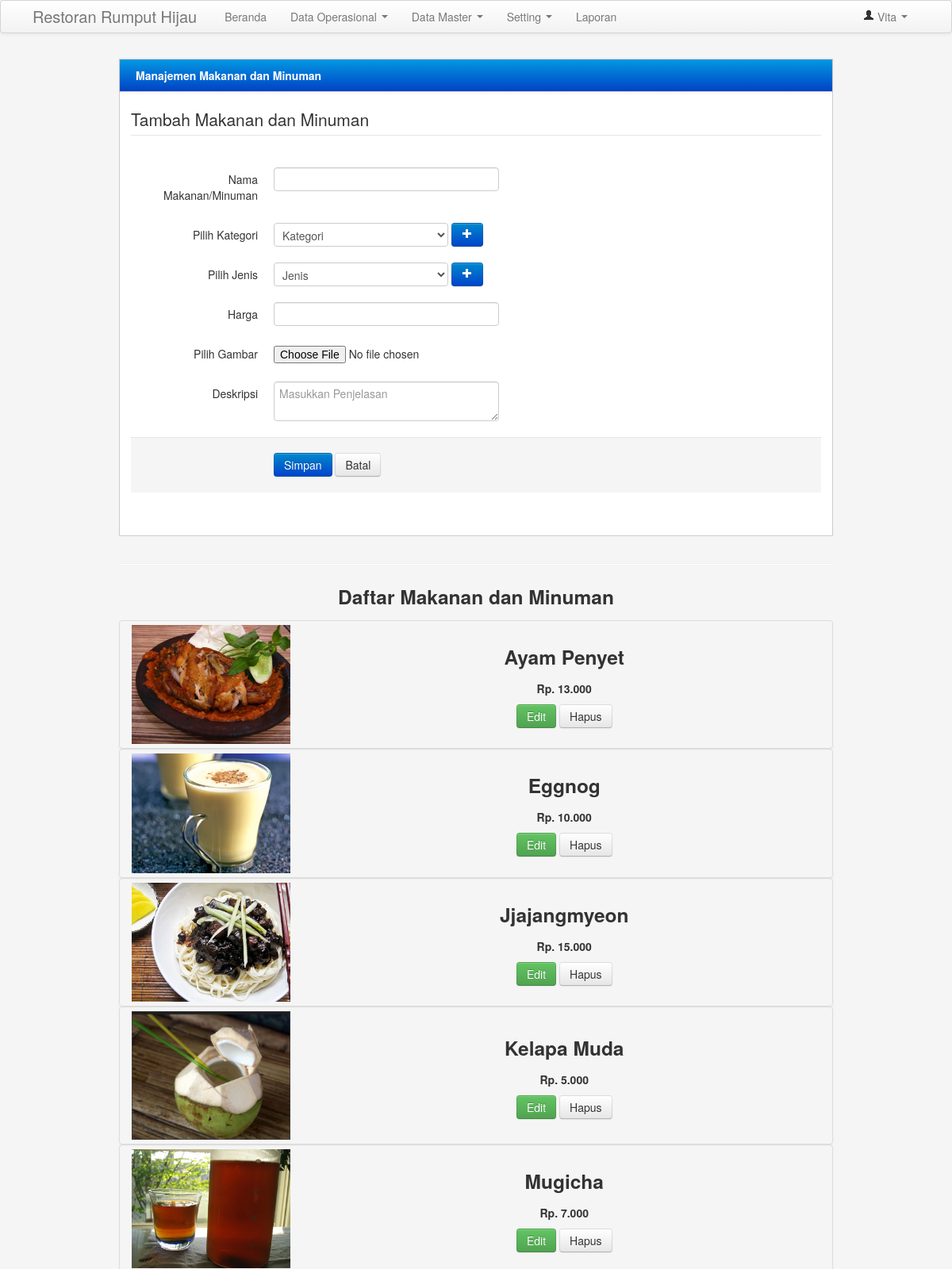
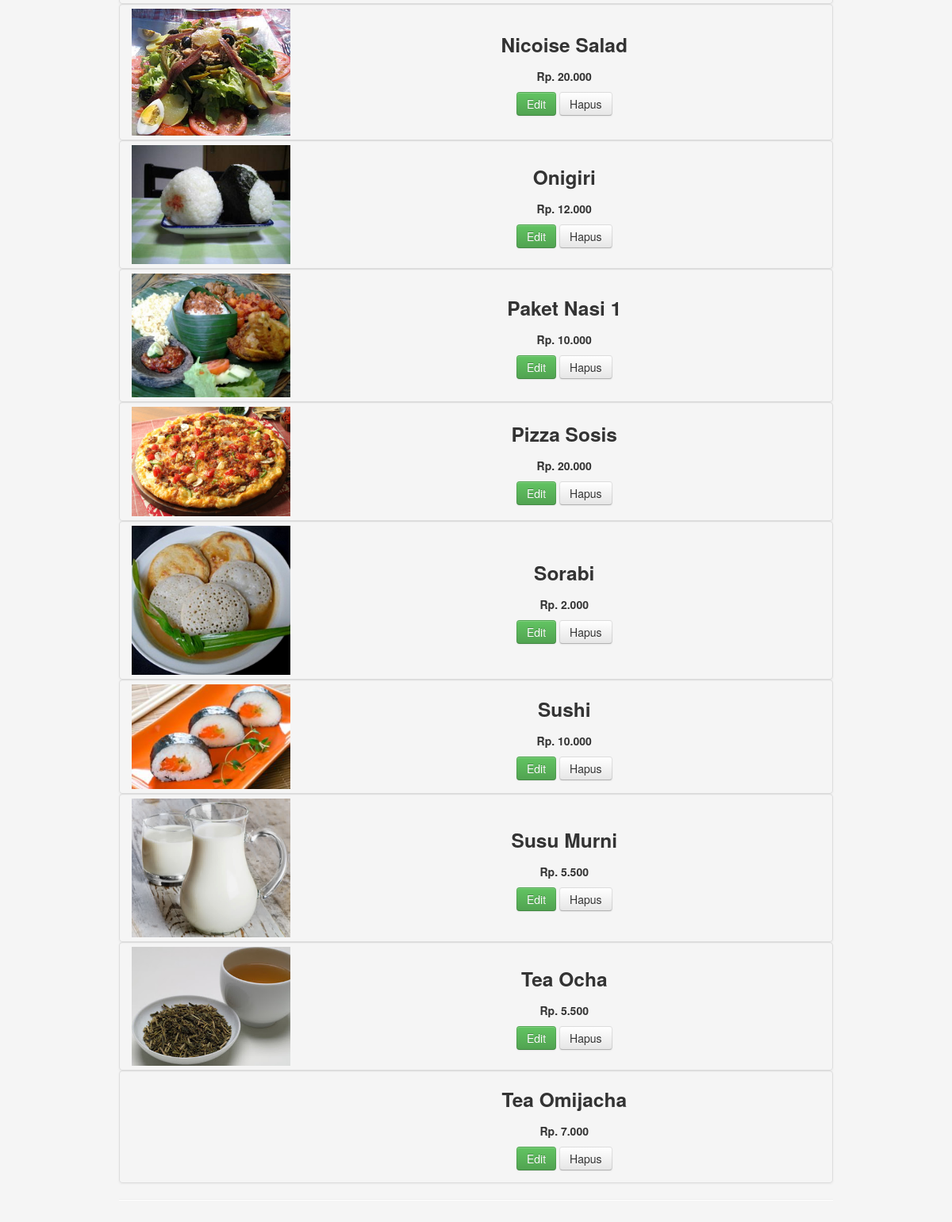
/pemesanan/admin/admin.php?menu=makanan (signed in), run on the app's committed database (2 pictures, top to bottom).
### tables this page shows
CREATE TABLE IF NOT EXISTS `produk` (
`id_produk` int(11) NOT NULL,
  `nama_produk` varchar(50) NOT NULL,
  `id_jenis` int(11) NOT NULL,
  `id_kategori` varchar(5) NOT NULL,
  `harga` int(20) NOT NULL,
  `gambar` varchar(50) NOT NULL,
  `deskripsi` text NOT NULL
);

### pemesanan/config/library.php (called while the page is built, shortened)
<?php
function format_rupiah($angka){
  $rupiah=number_format($angka,0,',','.');
  return "Rp. ". $rupiah;
}
?>

### pemesanan/admin/menu/tabel makanan/makanan.php (the view, shortened to what this page needs)
<?php
	$ke = $_GET['ke'];
	switch($ke){
		default:
?>
<div class="row-fluid">
                        <div class="block">
                            <div class="navbar navbar-inner block-header">
                                <div class="muted pull-left"><b class="a">Manajemen Makanan dan Minuman</b></div>
                            </div>
                            <div class="block-content collapse in">
                                <div class="span12">
                                    <form class="form-horizontal" action="?menu=makanan&ke=newproduk" method="POST" enctype="multipart/form-data">
                                      <fieldset>
                                        <legend>Tambah Makanan dan Minuman</legend>
                                        <div class="control-group">
                                          <label class="control-label" for="focusedInput">Nama Makanan/Minuman</label>
                                          <div class="controls">
                                            <input class="input-xlarge focused" id="focusedInput" name="nama_produk" type="text" required autofocus>
                                          </div>
                                        </div>
										<div class="control-group">
											<label class="control-label">Pilih Kategori</label>
											  <div class="controls">
												<select name="id_kategori">
												  <option>Kategori</option>
												</select>
												<a href="#tambahkategori" data-toggle="modal" class="btn btn-primary"><span class="icon-plus icon-white"></span></a>
											</div>
										</div>
										<div class="control-group">
											<label class="control-label">Pilih Jenis</label>
											  <div class="controls">
												<select name="id_jenis">
												  <option>Jenis</option>
												</select>
												<a href="#tambahjenis" data-toggle="modal" class="btn btn-primary"><span class="icon-plus icon-white"></span></a>
											</div>
										</div>
										<div class="control-group">
                                          <label class="control-label" for="focusedInput">Harga</label>
                                          <div class="controls">
                                            <input class="input-xlarge focused" id="focusedInput" name="harga" type="text" required>
                                          </div>
                                        </div>
                                        <div class="control-group">
                                          <label class="control-label" for="fileInput">Pilih Gambar</label>
                                          <div class="controls">
                                            <input class="input-file uniform_on" id="fileInput" name="gambar" type="file">
                                          </div>
                                        </div>
										 <div class="control-group">
                                          <label class="control-label" for="textarea2">Deskripsi</label>
                                          <div class="controls">
                                            <textarea class="input-xlarge textarea" name="deskripsi"placeholder="Masukkan Penjelasan"></textarea>
                                          </div>
                                        </div>
                                        <div class="form-actions">
                                          <button type="submit" class="btn btn-primary">Simpan</button>
                                          <button type="reset" class="btn">Batal</button>
                                        </div>
                                      </fieldset>
                                    </form>
                                </div>
                            </div>
                        </div>
                    </div>
		<hr>
			<h3 align="center">Daftar Makanan dan Minuman</h3>
        <div class="col-lg-6" style="text-align:center">
		<?php
			$r=mysql_query("SELECT * FROM produk order by nama_produk");
			while($d=mysql_fetch_array($r)){
			$harga = format_rupiah($d[harga]);
			echo"
                <div class='thumbnail'>
					<table width='100%'>
					<tr>
					<td width='25%'>";
					if (empty($d[gambar])){
					echo "
						<img src='../gambar/img.png' width='200' alt=''>";
					}
					else{
						echo "
						<img src='../gambar/$d[gambar]' width='200' alt=''>";
					}
					echo "
					</td>
					<td>
                        <h3>$d[nama_produk]</h3>
                        <p><b>$harga</b></p>
                        <p>
                            <a href='?menu=makanan&ke=ubah&id_produk=$d[id_produk]' class='btn btn-success'>Edit</a>
							<a href='?menu=makanan&&ke=hapusproduk&id_produk=$d[id_produk]' class='btn '>Hapus</a>
                        </p>
					</td>
					</tr>
					</table>
                </div>";
			}
		?>
        </div>
		<hr>
<?php
	break;
?>
<?php
}
?>

### pemesanan/admin/styles.css (style rules this page uses)
body { padding-top: 0; padding-bottom: 40px; background-color: #f5f5f5; }
@media (min-width: 979px) { body { padding-top: 60px; } }
.block { border: 1px solid #ccc; background: white; margin: 1em 0em; border-top: none; }
.block-content { margin: 1em; min-height: .25em; }
.block-header { margin-bottom: 0px; border-right: none; border-left: none; -webkit-border-radius: 0px; -moz-border-radius: 0px; border-radius: 0px; }
.block-header div { padding-top: 10px; }

### data on the page
produk: gambar (picture), nama_produk "Ayam Penyet", harga "Rp. 13.000"
produk: gambar (picture), nama_produk "Eggnog", harga "Rp. 10.000"
produk: gambar (picture), nama_produk "Jjajangmyeon", harga "Rp. 15.000"
produk: gambar (picture), nama_produk "Kelapa Muda", harga "Rp. 5.000"
produk: gambar (picture), nama_produk "Mugicha", harga "Rp. 7.000"
produk: gambar (picture), nama_produk "Nicoise Salad", harga "Rp. 20.000"
produk: gambar (picture), nama_produk "Onigiri", harga "Rp. 12.000"
produk: gambar (picture), nama_produk "Paket Nasi 1", harga "Rp. 10.000"
produk: gambar (picture), nama_produk "Pizza Sosis", harga "Rp. 20.000"
produk: gambar (picture), nama_produk "Sorabi", harga "Rp. 2.000"
produk: gambar (picture), nama_produk "Sushi", harga "Rp. 10.000"
produk: gambar (picture), nama_produk "Susu Murni", harga "Rp. 5.500"
produk: gambar (picture), nama_produk "Tea Ocha", harga "Rp. 5.500"
produk: nama_produk "Tea Omijacha", harga "Rp. 7.000"

### other printed values
$_SESSION['nama'] "Vita"
